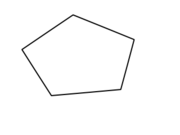
#> input picture img_detect/pentagon.png, 180 x 135 px, found by its file name
$ python hough.py
#> lines starting #> are read from the running program, lines starting #| are printed output that depends on the picture
from math import hypot, pi, cos, sin
import Image


def hough(im, ntx=460, mry=360):
    "Calculate Hough transform."
#> called with ntx = 460, mry = 360
    pim = im.load()
    nimx, mimy = im.size
#> nimx = 180; mimy = 135
    mry = int(mry/2)*2          #Make sure that this is even
    him = Image.new("L", (ntx, mry), 255)
#> him: PIL image 460x360 L; every value is 255
    phim = him.load()

    rmax = hypot(nimx, mimy)
#> rmax = 225
    dr = rmax / (mry/2)
#> dr = 1.25
    dth = pi / ntx

    for jx in xrange(nimx):
        for iy in xrange(mimy):
            col = pim[jx, iy]
            if col == 255: continue
            for jtx in xrange(ntx):
                th = dth * jtx
                r = jx*cos(th) + iy*sin(th)
                iry = mry/2 + int(r/dr+0.5)
                phim[jtx, iry] -= 1
    return him


def test():
    """Test Hough transform with pentagon."""
    fname = 'pentagon.png'
#    fname = '64px-Rcode-button-task-crushed.png'
    im = Image.open(fname).convert("L")
    him = hough(im)
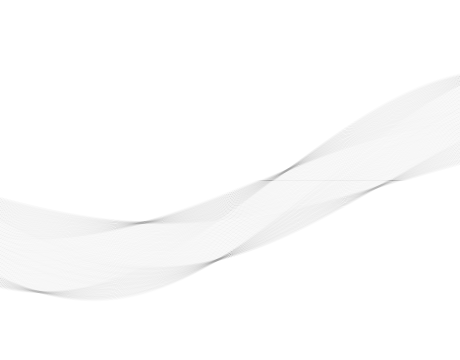
#> him: PIL image 460x360 L; min 161, max 255, mean 252.4
    him.show()
    him.save("ho5.bmp")


if __name__ == "__main__":
    test()
